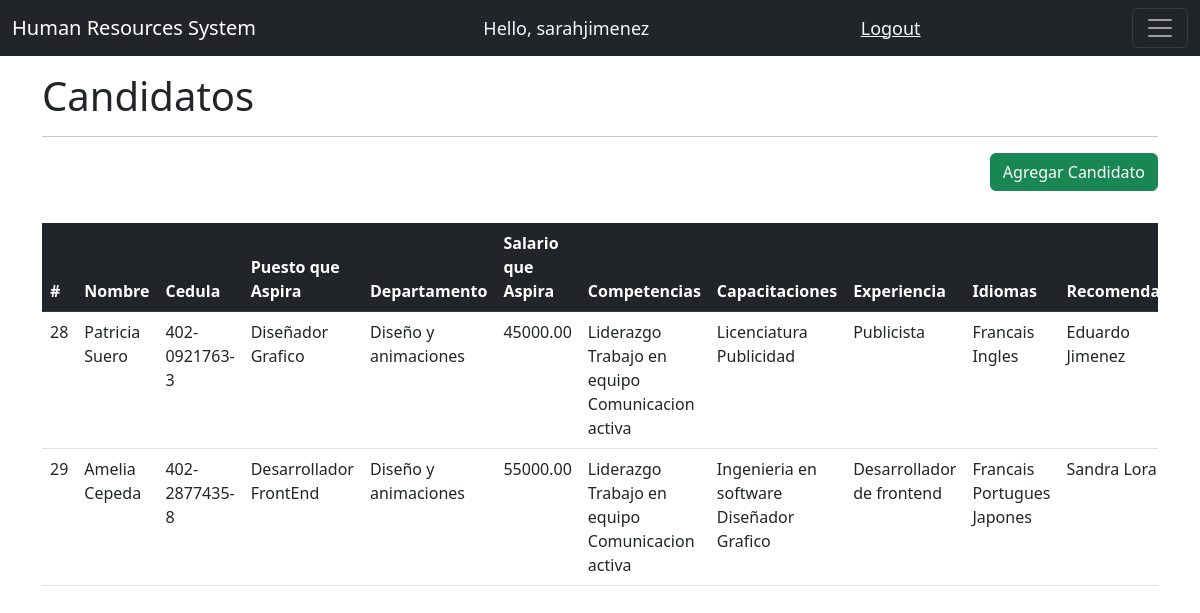
The page /candidatos/ (signed in) on the database its author committed.
### system/models.py (models this page shows, shortened)
class Candidatos(models.Model):
    createdBy=models.ForeignKey(User, on_delete=models.CASCADE, null=True, editable=False)
    cedula=models.CharField(max_length=13, null=True, unique=True)
    nombre=models.CharField(max_length=75, null=True)
    puestoAspira=models.ForeignKey(Puestos, on_delete=models.CASCADE, null=True)
    departamento=models.CharField(max_length=50, null=True)
    salarioAspira=models.DecimalField(max_digits=10, decimal_places=2)
    principalesCompetencias=models.ManyToManyField(Competencia)
    principalesCapacitaciones=models.ManyToManyField(Capacitaciones)
    experienciaLaboral=models.ManyToManyField(ExperienciaLaboral)
    recomendadoPor=models.CharField(max_length=50)
    idioma=models.ManyToManyField(Idiomas)

class Puestos(models.Model):
    NIVELRIESGO = {
        ('Alto', 'Alto'),
        ('Medio', 'Medio'),
        ('Bajo', 'Bajo')
    }
    puesto=models.CharField(max_length=50, null=True)
    nivelRiesgo=models.CharField(max_length=5, null=True, choices=NIVELRIESGO)
    nivelMinimoSalario=models.DecimalField(max_digits=10, decimal_places=2)
    nivelMaximoSalario=models.DecimalField(max_digits=10, decimal_places=2)
    estado=models.BooleanField(default=False)
    def __str__(self):
        return self.puesto

class Competencia(models.Model):
    competencia=models.CharField(max_length=200, null=True)
    estado=models.BooleanField(default=False)

class Capacitaciones(models.Model):
    NIVEL = {
        ('Grado', 'Grado'),
        ('Postgrado', 'Postgrado'),
        ('Maestria', 'Maestria'),
        ('Tecnologo', 'Tecnologo'),
        ('Tecnico', 'Tecnico'),
        ('Gestion', 'Gestion')
    }
    createdBy=models.ForeignKey(User, on_delete=models.CASCADE, null=True, editable=False)
    capacitacion=models.CharField(max_length=75, null=True)
    descripcion=models.CharField(max_length=200, null=True)
    nivel=models.CharField(max_length=12, null=True, choices=NIVEL)
    fechaDesde=models.DateField(null=False)
    fechaHasta=models.DateField(null=False)
    institucion=models.CharField(max_length=50, null=True)

class ExperienciaLaboral(models.Model):
    createdBy=models.ForeignKey(User, on_delete=models.CASCADE, null=True, editable=False)
    empresa=models.CharField(max_length=50, null=True)
    puestoOcupado=models.CharField(max_length=75, null=True)
    fechaDesde=models.DateField(null=False)
    fechaHasta=models.DateField(null=False)
    salario=models.DecimalField(max_digits=10, decimal_places=2)

class Idiomas(models.Model):
    idioma=models.CharField(max_length=50, null=True, unique=True)
    estado=models.BooleanField(default=False)

### system/decorators.py (the view)
        def wrapper_func(request, *args, **kwargs):
            group = None
            if request.user.groups.exists():
                group = request.user.groups.all()[0].name
            if group in allowed_roles:
                return view_func(request, *args, **kwargs)
            else:
                return HttpResponse('No estas autorizado para ver esta pagina')

### system/views.py (called while the page is built)
@login_required(login_url='loginPage')
@allowed_users(allowed_roles=['admin', 'candidato'])
def candidatos(request):
    candidatos = Candidatos.objects.all()
    return render(request, 'system/candidatos.html', {'candidatos': candidatos})

### system/templates/system/candidatos.html (shortened to what this page needs)
{% extends 'system/main.html' %}
{% block content %}
<br>
<h1>Candidatos</h1>
<hr>
<div class="modal-footer">
    <a class="btn btn-success" href="{% url 'registrarCandidato' %}" role="button">Agregar Candidato</a>
    </div>
    <br>
    <div class="table-responsive py-2">
        <table class="table">
          <thead class="table-dark">
            <tr>
                <th scope="col">#</th>
                <th scope="col">Nombre</th>
                <th scope="col">Cedula</th>
                <th scope="col">Puesto que Aspira</th>
                <th scope="col">Departamento</th>
                <th scope="col">Salario que Aspira</th>
                <th scope="col">Competencias</th>
                <th scope="col">Capacitaciones</th>
                <th scope="col">Experiencia</th>
                <th scope="col">Idiomas</th>
                <th scope="col">Recomendado</th>
              </tr>
         </thead>
          <tbody>
            {% for i in candidatos %}
            <tr>
                <td>{{i.id}} </td>
                <td>{{i.nombre}} </td>
                <td>{{i.cedula}} </td>
                <td>
                  {{i.puestoAspira}}
                </td>
                <td>{{i.departamento}} </td>
                <td>{{i.salarioAspira}} </td>
                <td>
                  {% for i in i.principalesCompetencias.all %}
                  {{i.competencia}}
                  {% endfor %}
                </td>
                <td>{% for i in i.principalesCapacitaciones.all%}
                  {{i.capacitacion}}
                  {% endfor %}
                </td>
                <td>{% for i in i.experienciaLaboral.all %}
                  {{i.puestoOcupado}}
                  {% endfor %}
                </td>
                <td>{% for i in i.idioma.all%}
                  {{i.idioma}}
                  {% endfor %}
                </td>
                <td>{{i.recomendadoPor}} </td>
              </tr>
              {% endfor %}
          </tbody>
        </table>
{% endblock %}

### system/templates/system/navbar.html (shortened to what this page needs)
{% load static%}
<nav class="navbar navbar-dark bg-dark fixed-top">
    <div class="container-fluid">
      <a class="navbar-brand" href="{% url 'home' %}">Human Resources System</a>
      <span class="hello-msg">Hello, {{request.user}}</span>
      <span><a class="hello-msg" href="{% url 'logoutUser' %}">Logout</a></span>
      <button class="navbar-toggler" type="button" data-bs-toggle="offcanvas" data-bs-target="#offcanvasNavbar" aria-controls="offcanvasNavbar">
        <span class="navbar-toggler-icon"></span>
      </button>
    </div>
  </nav>
  <br>

### static/css/main.css (style rules this page uses)
body { background-color: rgb(255, 255, 255); }

### system/templates/system/navbar.html (style rules this page uses)
.hello-msg { font-size: 18px; color: aliceblue; }

### rows shown on the page
Candidatos: id "28", nombre "Patricia Suero", cedula "402-0921763-3", puestoAspira "Diseñador Grafico", departamento "Diseño y animaciones", salarioAspira "45000.00", recomendadoPor "Eduardo Jimenez"
Competencia: competencia "Liderazgo"
Competencia: competencia "Trabajo en equipo"
Competencia: competencia "Comunicacion activa"
Capacitaciones: capacitacion "Licenciatura Publicidad"
ExperienciaLaboral: puestoOcupado "Publicista"
Idiomas: idioma "Francais"
Idiomas: idioma "Ingles"
Candidatos: id "29", nombre "Amelia Cepeda", cedula "402-2877435-8", puestoAspira "Desarrollador FrontEnd", departamento "Diseño y animaciones", salarioAspira "55000.00", recomendadoPor "Sandra Lora"
Capacitaciones: capacitacion "Ingenieria en software"
Capacitaciones: capacitacion "Diseñador Grafico"
ExperienciaLaboral: puestoOcupado "Desarrollador de frontend"
Idiomas: idioma "Portugues"
Idiomas: idioma "Japones"

### other values the page prints
{{ request.user }} "sarahjimenez"
